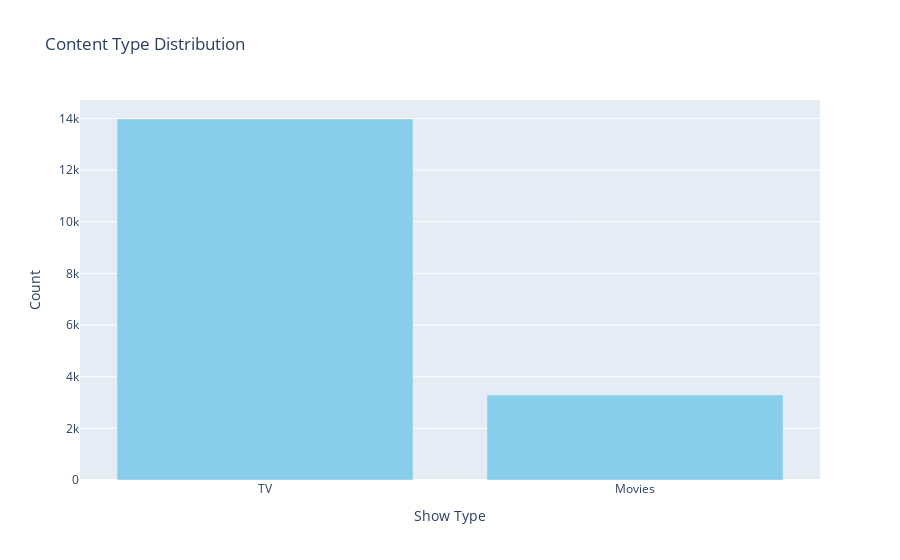
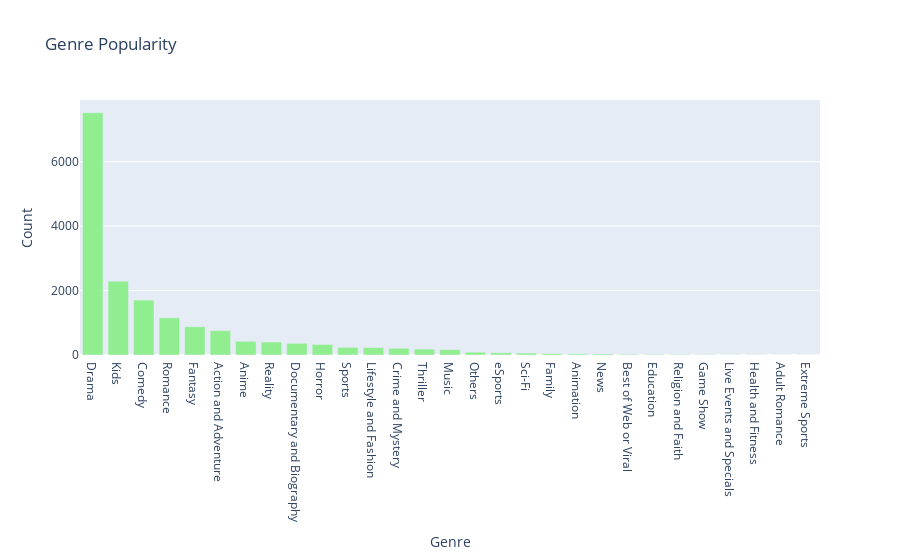
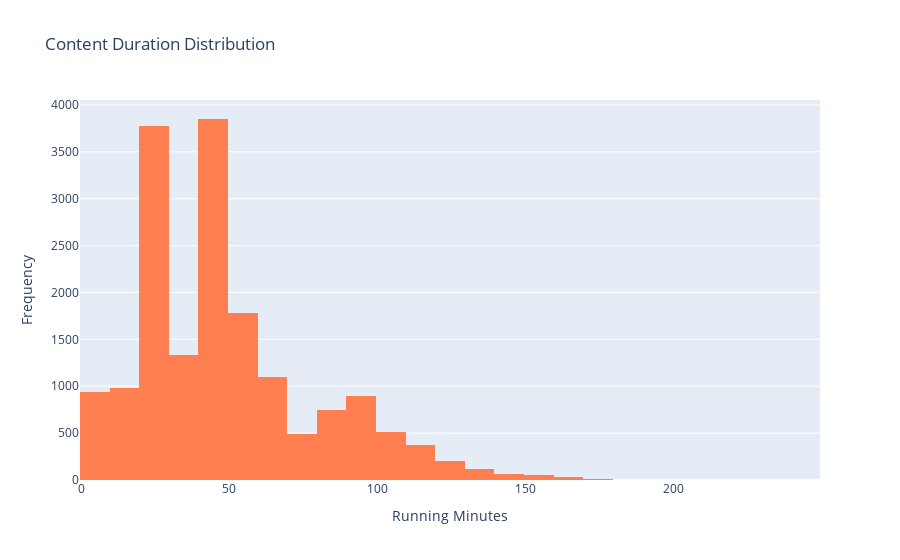
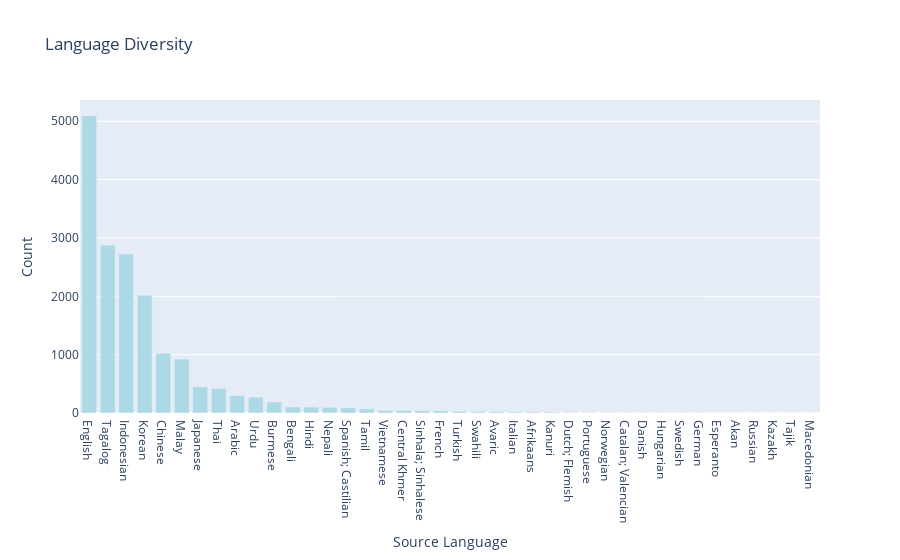

Notebook code for these charts, in order:
### Markdown cell above
# Out of the following visualizations i'll just keep a few of them(Genre Popularity, Total Running Minutes by Genre, Language Diversity) for the final insights. Will change that in the milestone 3.

### Code cell
# 1. Content Type Distribution
show_type_counts = assets['show_type'].value_counts().reset_index()
show_type_counts.columns = ['Show Type', 'Count']
fig1 = px.bar(show_type_counts, x='Show Type', y='Count', color_discrete_sequence=['skyblue'],
              title="Content Type Distribution")
fig1.update_layout(xaxis_title="Show Type", yaxis_title="Count")

# 2. Genre Popularity
genre_counts = assets['genre'].value_counts().reset_index()
genre_counts.columns = ['Genre', 'Count']
fig2 = px.bar(genre_counts, x='Genre', y='Count', color_discrete_sequence=['lightgreen'],
              title="Genre Popularity")
fig2.update_layout(xaxis_title="Genre", yaxis_title="Count")

# 3. Content Duration Analysis
fig3 = px.histogram(assets, x='running_minutes', nbins=30, color_discrete_sequence=['coral'],
                    title="Content Duration Distribution")
fig3.update_layout(xaxis_title="Running Minutes", yaxis_title="Frequency")

# 4. Language Diversity
language_counts = assets['source_language'].value_counts().reset_index()
language_counts.columns = ['Source Language', 'Count']
fig4 = px.bar(language_counts, x='Source Language', y='Count', color_discrete_sequence=['lightblue'],
              title="Language Diversity")
fig4.update_layout(xaxis_title="Source Language", yaxis_title="Count")

# 5. Studio Contributions
studio_counts = assets['studio_id'].value_counts().reset_index()
studio_counts.columns = ['Studio ID', 'Count']
fig5 = px.bar(studio_counts, x='Studio ID', y='Count', color_discrete_sequence=['lightpink'],
              title="Studio Contributions")
fig5.update_layout(xaxis_title="Studio ID", yaxis_title="Count")

# 6. Total Running Minutes by Genre
running_minutes_sum = assets.groupby('genre')['running_minutes'].sum().sort_values().reset_index()
fig6 = px.bar(running_minutes_sum, x='genre', y='running_minutes', color_discrete_sequence=['skyblue'],
              title="Total Running Minutes by Genre")
fig6.update_layout(xaxis_title="Genre", yaxis_title="Total Running Minutes")


# Total Running Minutes by Genre
running_minutes_sum = assets.groupby('genre')['running_minutes'].sum().sort_values().reset_index()
fig6 = px.bar(
    running_minutes_sum, 
    x='genre', 
    y='running_minutes', 
    color_discrete_sequence=['skyblue'],
    title="Total Running Minutes by Genre"
)

# Display the figures
fig1.show()
pio.show(fig1, renderer="png")
fig2.show()
pio.show(fig2, renderer="png")
fig3.show()
pio.show(fig3, renderer="png")
fig4.show()
pio.show(fig4, renderer="png")
fig5.show()
pio.show(fig5, renderer="png")
fig6.show()
pio.show(fig6, renderer="png")

### Figure 1 — Plotly figure (JSON) as saved in the notebook; plotly's stock layout.template omitted (floating-point values rounded to 4 significant figures)
{"data": [{"alignmentgroup": "True", "hovertemplate": "Show Type=%{x}<br>Count=%{y}<extra></extra>", "legendgroup": "", "marker": {"color": "skyblue", "pattern": {"shape": ""}}, "name": "", "offsetgroup": "", "orientation": "v", "showlegend": false, "textposition": "auto", "type": "bar", "x": ["TV", "Movies"], "xaxis": "x", "y": [13978, 3293], "yaxis": "y"}], "layout": {"autosize": true, "barmode": "relative", "legend": {"tracegroupgap": 0}, "title": {"text": "Content Type Distribution"}, "xaxis": {"anchor": "y", "autorange": true, "domain": [0, 1], "range": [-0.5, 1.5], "title": {"text": "Show Type"}, "type": "category"}, "yaxis": {"anchor": "x", "autorange": true, "domain": [0, 1], "range": [0, 14710.0], "title": {"text": "Count"}, "type": "linear"}}}

### Figure 2 — Plotly figure (JSON) as saved in the notebook; plotly's stock layout.template omitted (floating-point values rounded to 4 significant figures)
{"data": [{"alignmentgroup": "True", "hovertemplate": "Genre=%{x}<br>Count=%{y}<extra></extra>", "legendgroup": "", "marker": {"color": "lightgreen", "pattern": {"shape": ""}}, "name": "", "offsetgroup": "", "orientation": "v", "showlegend": false, "textposition": "auto", "type": "bar", "x": ["Drama", "Kids", "Comedy", "Romance", "Fantasy", "Action and Adventure", "Anime", "Reality", "Documentary and Biography", "Horror", "Sports", "Lifestyle and Fashion", "Crime and Mystery", "Thriller", "Music", "Others", "eSports", "Sci-Fi", "Family", "Animation", "News", "Best of Web or Viral", "Education", "Religion and Faith", "Game Show", "Live Events and Specials", "Health and Fitness", "Adult Romance", "Extreme Sports"], "xaxis": "x", "y": [7520, 2291, 1706, 1156, 877, 756, 426, 403, 364, 326, 236, 230, 209, 182, 168, 88, 69, 60, 41, 34, 32, 22, 21, 17, 12, 9, 7, 4, 4], "yaxis": "y"}], "layout": {"autosize": true, "barmode": "relative", "legend": {"tracegroupgap": 0}, "title": {"text": "Genre Popularity"}, "xaxis": {"anchor": "y", "autorange": true, "domain": [0, 1], "range": [-0.5, 28.5], "title": {"text": "Genre"}, "type": "category"}, "yaxis": {"anchor": "x", "autorange": true, "domain": [0, 1], "range": [0, 7916.0], "title": {"text": "Count"}, "type": "linear"}}}

### Figure 3 — Plotly figure (JSON) as saved in the notebook; plotly's stock layout.template omitted (floating-point values rounded to 4 significant figures; data arrays with more than 128 entries replaced by an {"elided": "..."} marker saying what was removed)
{"data": [{"alignmentgroup": "True", "bingroup": "x", "hovertemplate": "running_minutes=%{x}<br>count=%{y}<extra></extra>", "legendgroup": "", "marker": {"color": "coral", "pattern": {"shape": ""}}, "name": "", "nbinsx": 30, "offsetgroup": "", "orientation": "v", "showlegend": false, "type": "histogram", "x": {"elided": "17271 int values"}, "xaxis": "x", "yaxis": "y"}], "layout": {"autosize": true, "barmode": "relative", "legend": {"tracegroupgap": 0}, "title": {"text": "Content Duration Distribution"}, "xaxis": {"anchor": "y", "autorange": true, "domain": [0, 1], "range": [-0.5, 249.5], "title": {"text": "Running Minutes"}, "type": "linear"}, "yaxis": {"anchor": "x", "autorange": true, "domain": [0, 1], "range": [0, 4053.0], "title": {"text": "Frequency"}}}}

### Figure 4 — Plotly figure (JSON) as saved in the notebook; plotly's stock layout.template omitted (floating-point values rounded to 4 significant figures)
{"data": [{"alignmentgroup": "True", "hovertemplate": "Source Language=%{x}<br>Count=%{y}<extra></extra>", "legendgroup": "", "marker": {"color": "lightblue", "pattern": {"shape": ""}}, "name": "", "offsetgroup": "", "orientation": "v", "showlegend": false, "textposition": "auto", "type": "bar", "x": ["English", "Tagalog", "Indonesian", "Korean", "Chinese", "Malay", "Japanese", "Thai", "Arabic", "Urdu", "Burmese", "Bengali", "Hindi", "Nepali", "Spanish; Castilian", "Tamil", "Vietnamese", "Central Khmer", "Sinhala; Sinhalese", "French", "Turkish", "Swahili", "Avaric", "Italian", "Afrikaans", "Kanuri", "Dutch; Flemish", "Portuguese", "Norwegian", "Catalan; Valencian", "Danish", "Hungarian", "Swedish", "German", "Esperanto", "Akan", "Russian", "Kazakh", "Tajik", "Macedonian"], "xaxis": "x", "y": [5096, 2876, 2724, 2019, 1024, 922, 448, 420, 300, 270, 189, 104, 102, 97, 88, 72, 46, 46, 37, 36, 27, 24, 23, 19, 16, 16, 9, 5, 3, 3, 3, 3, 3, 3, 1, 1, 1, 1, 1, 1], "yaxis": "y"}], "layout": {"autosize": true, "barmode": "relative", "legend": {"tracegroupgap": 0}, "title": {"text": "Language Diversity"}, "xaxis": {"anchor": "y", "autorange": true, "domain": [0, 1], "range": [-0.5, 39.5], "title": {"text": "Source Language"}, "type": "category"}, "yaxis": {"anchor": "x", "autorange": true, "domain": [0, 1], "range": [0, 5364.0], "title": {"text": "Count"}, "type": "linear"}}}
